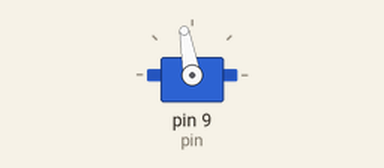
Bench run of a sketch on a simulated Arduino Uno, built with avr-gcc and run on an emulated ATmega328P. Shown: servo.

Above: at 0.05 s.
At 2.0 s:
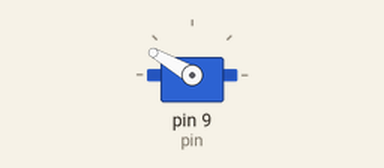
At 4.0 s:
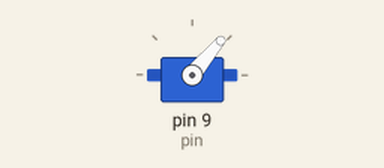
Timing chart, 0 to 6.5 s (numbered marks = the images above):
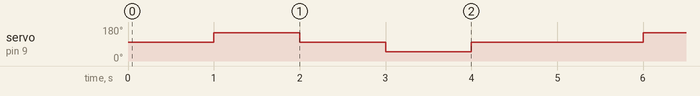

Measured:
- by itself, servo on pin 9 (pin): repeats every 5.0 s: 100° 1.0 s, 50° 1.0 s, 100° 2.0 s, 150° 1.0 s

The sketch:

myBase.ino
```cpp
#include "myBase.h"

static unsigned int pin = 9;
static unsigned int state = 0;

myBase base1(pin, state);

void setup() {
  base1.init();
  base1.basepos();
}

void loop() {
  base1.basepos();
  delay(1000);
  base1.bluepos();
  delay(1000);
  base1.basepos();
  delay(1000);
  base1.greenpos();
  delay(1000);
  base1.redpos();
  delay(1000);
}
```

myBase.cpp
```cpp
#include "myBase.h"
#include "myServo.h"

myServo baseservo;

myBase::myBase(byte pin, byte state) {
  _pin = pin;
  _state = state;
}

void myBase::basepos() {
  baseservo.writevalue(100);
}
void myBase::redpos() {
  baseservo.writevalue(100);
}
void myBase::bluepos() {
  baseservo.writevalue(150);
}
void myBase::greenpos() {
  baseservo.writevalue(50);
}
```

myBase.h
```cpp
#ifndef myBase_H
#define myBase_H
#include <Arduino.h>
//inherit from other classes
#include "myServo.h"

class myBase : public myServo
{
private:

public:
  myBase(byte pin, byte state);
  void basepos();
  void redpos();
  void bluepos();
  void greenpos();
};


#endif 
```

myServo.cpp
```cpp
#include "myServo.h"
#include <Servo.h>

Servo servo;

myServo::myServo(byte pin, byte state) {
  _pin = pin;
  _state = state;
}


void myServo::init() {
  servo.attach(_pin);
}

void myServo::writevalue(byte value){
  unsigned int _value = value;
  servo.write(value); //write position (optional cause servo also has)
}

// void servo::init(byte defaultState) {...}
//void readstate(); // read position (optional cause servo also has)
```

myServo.h
```cpp
#ifndef myServo_H
#define myServo_H
#include <Arduino.h>
#include <Servo.h>
class myServo
{
protected:
  byte _pin;
  byte _state; //might change data type
public:
  myServo() {} // don't use
  myServo(byte pin, byte state);

  void init();
  void init(byte defaultState); // do later when you find out servo values

  void writevalue(byte value); //write position (optional cause servo also has)

  void readstate(); // read position (optional cause servo also has)

};

#endif
```
